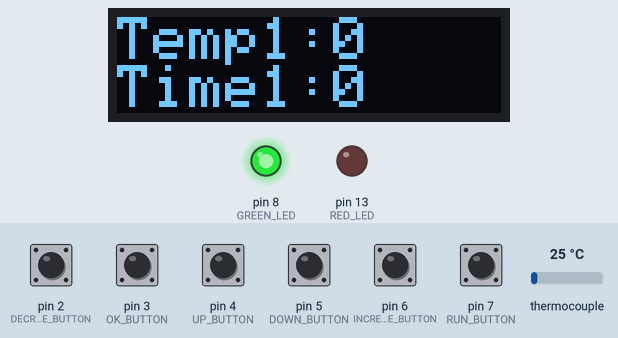
The sketch below on a simulated Arduino Uno, built with avr-gcc and run on an emulated ATmega328P. Shown: 128×32 one-colour display, output pins drawn as LEDs (lit = HIGH). The test bench sets the inputs (shaded band); at power-on: pin 2 (DECREASE_BUTTON), pin 3 (OK_BUTTON), pin 4 (UP_BUTTON), pin 5 (DOWN_BUTTON), pin 6 (INCREASE_BUTTON), pin 7 (RUN_BUTTON) HIGH, thermocouple 25 °C. At 9.2 s the program stops and its outputs stay as they are.

Above: at 6.2 s.
6.3 s: pin 3 (OK_BUTTON) pulled LOW for 0.15 s
At 6.71 s:
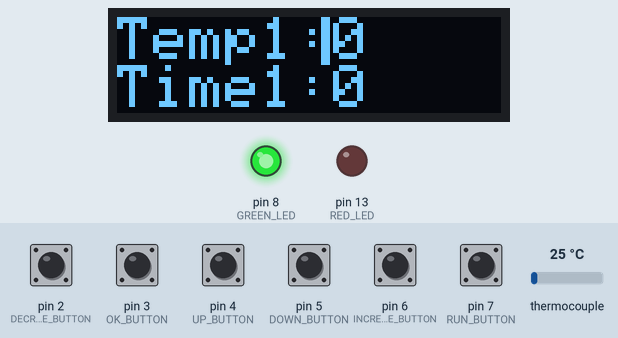
9.1 s: pin 7 (RUN_BUTTON) pulled LOW for 0.15 s
At 9.8 s:
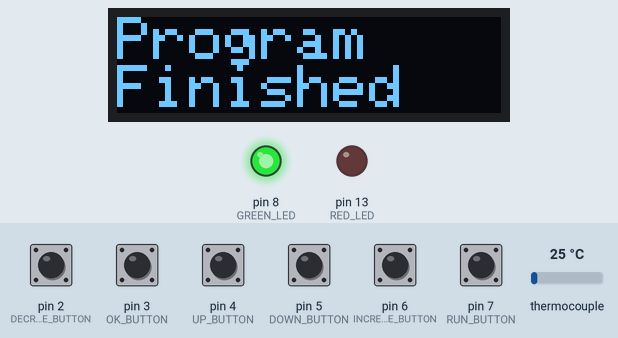
Timing chart, 0 to 10.7 s (numbered marks = the images above; inputs shaded):
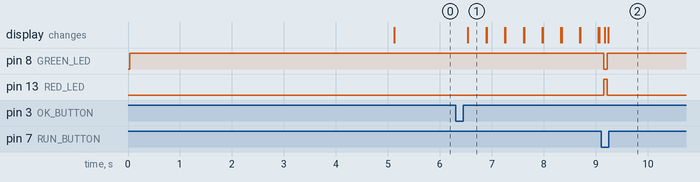

The sketch:

kiln-control.ino
```cpp
#include <SPI.h>
#include <Wire.h>
#include <PID_v1.h>
#include <max6675.h>
#include <Adafruit_SSD1306.h>

#define SCREEN_WIDTH 128
#define SCREEN_HEIGHT 32
#define SCREEN_ADDRESS 0x3D
#define OLED_RESET -1
#define CURSOR_WIDTH 3
#define CURSOR_HEIGHT 16
#define CURSOR_OFFSET 68

#define MAXDO 10
#define MAXCS 11
#define MAXCLK 12

#define SSR 9

#define OK_BUTTON 3
#define UP_BUTTON 4
#define DOWN_BUTTON 5
#define DECREASE_BUTTON 2
#define INCREASE_BUTTON 6
#define RUN_BUTTON 7

#define RED_LED 13
#define GREEN_LED 8

#define Kp 7
#define Ki 10
#define Kd 1
#define threshold 220

double input, setpoint, output;

struct TempTime {
  int temp;
  int time;
};

TempTime values[5] = { { 0, 0 }, { 0, 0 }, { 0, 0 }, { 0, 0 }, { 0, 0 } };

int selectedNumber = 0;
int valuesLength = sizeof(values) / sizeof(values[0]);
int numScreens = valuesLength + 1;
bool updateTemp = true;
bool updateValues = false;

unsigned long previousMillis = 0;
unsigned int timePassedMinutes = 0;
unsigned long lastReading = 0;

const unsigned int minute = 60000;      // 1 minute
const unsigned int second = 1000;       // 1 second
const unsigned int messageTime = 5000;  // 5 seconds

double startTemp;
double temp;


Adafruit_SSD1306 display(SCREEN_WIDTH, SCREEN_HEIGHT, &Wire, OLED_RESET);
MAX6675 thermocouple(MAXCLK, MAXCS, MAXDO);
PID myPID(&input, &output, &setpoint, Kp, Ki, Kd, DIRECT);

void (*reset)(void) = 0;

void displayMessage(String str1, String str2) {
  display.clearDisplay();
  display.setCursor(0, 0);
  display.println(str1);
  display.println(str2);
  display.display();
}

void checkValuesOnIncrease(int &value, int step, int upper = 1250) {
  if (value + step >= upper) {
    value = upper;
  } else {
    value += step;
  }
}

void checkValuesOnDecrease(int &value, int step, int lower = 0) {
  if (value - step <= lower) {
    value = lower;
  } else {
    value -= step;
  }
}

void setup() {
  Serial.begin(9600);

  display.begin(SSD1306_SWITCHCAPVCC, 0x3C);
  display.clearDisplay();
  display.setRotation(2);  // rotate 180
  display.setTextSize(2);
  display.setTextColor(WHITE);

  startTemp = thermocouple.readCelsius();
  setpoint = thermocouple.readCelsius();
  temp = thermocouple.readCelsius();
  output = 0;
  myPID.SetSampleTime(second);
  myPID.SetMode(AUTOMATIC);

  pinMode(UP_BUTTON, INPUT_PULLUP);
  pinMode(DOWN_BUTTON, INPUT_PULLUP);
  pinMode(INCREASE_BUTTON, INPUT_PULLUP);
  pinMode(DECREASE_BUTTON, INPUT_PULLUP);
  pinMode(OK_BUTTON, INPUT_PULLUP);
  pinMode(RUN_BUTTON, INPUT_PULLUP);

  pinMode(RED_LED, OUTPUT);
  pinMode(GREEN_LED, OUTPUT);

  digitalWrite(GREEN_LED, HIGH);
  digitalWrite(RED_LED, LOW);


  displayMessage("Kiln Ctrl", "Program");
  delay(messageTime);
}

void loop() {
  checkRun();
  checkOK();
  checkDown();
  checkUp();
  checkIncrease();
  checkDecrease();
  displayOnScreen();
  if (updateValues) {
    drawCursor();
  }
}


void pidControl(int temp, int time, double startTemp) {
  double tempRate;
  unsigned int lastReading = 0;

  while (thermocouple.readCelsius() < temp || setpoint < temp || time == 0 || output > threshold || isnan(output)) {

    if(isnan(output)){
      displayMessage("ERORR!", "Press Stop");
      while(1){}
    }

    if (millis() - lastReading > second) {
      lastReading = millis();
      displayMessage("Temp:", String(thermocouple.readCelsius()) + " C");
    }

    if (startTemp > temp || temp == 0) {
      break;
    }

    input = thermocouple.readCelsius();

    if (time == 0) {
      setpoint = temp;
    }

    if (temp > startTemp && time > 0) {
      tempRate = (temp - startTemp) / time;
    }

    if ((millis() - previousMillis) >= minute && time > 0) {

      previousMillis = millis();

      if ((setpoint + tempRate) >= temp) {
        setpoint = temp;
      } else {
        setpoint += tempRate;
      }
    }

    pidOutput();
  }
}

void lastValue(int temp, int time) {
  bool startTime = false;
  unsigned long previousTime = 0;
  unsigned long lastReading = 0;

  while (thermocouple.readCelsius() < temp || time != 0 || output > threshold || isnan(output)) {

    if(isnan(output)){
      displayMessage("ERORR!", "Press Stop");
      while(1){}
    }

    if (millis() - lastReading > second) {
      lastReading = millis();
      displayMessage("Temp:", String(thermocouple.readCelsius()) + " C");
    }

    input = thermocouple.readCelsius();
    setpoint = temp;
    pidOutput();

    if (thermocouple.readCelsius() >= temp && time > 0) {
      startTime = true;
    }

    if (startTime && (millis() - previousTime >= minute)) {

      previousTime = millis();

      timePassedMinutes++;

      if (timePassedMinutes >= time && output < threshold) {
        break;
      }
    }
  }
}

void pidOutput() {
  myPID.Compute();

  Serial.print("output: ");
  Serial.println(output);

  if (output > threshold) {
    analogWrite(SSR, 255);
  } else {
    analogWrite(SSR, 0);
  }
}

void checkRun() {
  if (digitalRead(RUN_BUTTON) == LOW) {
    digitalWrite(GREEN_LED, LOW);
    digitalWrite(RED_LED, HIGH);
    for (int i = 0; i < valuesLength; i++) {
      if (i < valuesLength - 1) {
        startTemp = i == 0 ? startTemp : values[i - 1].temp;
        pidControl(values[i].temp, values[i].time, startTemp);
      } else {
        lastValue(values[i].temp, values[i].time);
      }
    }
    digitalWrite(GREEN_LED, HIGH);
    digitalWrite(RED_LED, LOW);
    displayMessage("Program", "Finished");
    while (1) {}
  }
}

void checkOK() {
  if (digitalRead(OK_BUTTON) == LOW && selectedNumber < 5) {
    updateValues = !updateValues;  // toggle
    updateTemp = true;

    while (digitalRead(OK_BUTTON) == LOW) {}
  }
}

void displayOnScreen() {
  display.clearDisplay();
  display.setCursor(0, 0);

  for (int i = 0; i < numScreens; i++) {
    if (i == 5) {
      display.println("Temp:");
      display.println(String(temp) + " C");
      if (millis() - lastReading > second) {
        lastReading = millis();
        temp = thermocouple.readCelsius();
      }
    } else if (selectedNumber == i) {
      display.print("Temp" + String(i + 1) + ":");
      display.println(values[i].temp);
      display.print("Time" + String(i + 1) + ":");
      display.println(values[i].time);
    }
  }

  display.display();
}

void drawCursor() {
  int cursorX = CURSOR_OFFSET;
  int cursorY = updateTemp ? 0 : 16;
  display.fillRect(cursorX, cursorY, CURSOR_WIDTH, CURSOR_HEIGHT, INVERSE);
  display.display();
  delay(1);
  display.clearDisplay();
}

void checkDown() {
  if (digitalRead(DOWN_BUTTON) == LOW) {
    if (updateValues) {
      updateTemp = !updateTemp;
    } else {
      selectedNumber = (selectedNumber + 1) % numScreens;
    }

    while (digitalRead(DOWN_BUTTON) == LOW) {}
  }
}

void checkUp() {
  if (digitalRead(UP_BUTTON) == LOW) {
    if (updateValues) {
      updateTemp = !updateTemp;
    } else {
      selectedNumber = (selectedNumber + numScreens - 1) % numScreens;
    }

    while (digitalRead(UP_BUTTON) == LOW) {}
  }
}

void checkIncrease() {
  if (digitalRead(INCREASE_BUTTON) == LOW && updateValues) {
    if (updateTemp) {
      checkValuesOnIncrease(values[selectedNumber].temp, 5);
    } else {
      checkValuesOnIncrease(values[selectedNumber].time, 1, 1000);
    }
  }
  delay(30);  // to test again
}

void checkDecrease() {
  if (digitalRead(DECREASE_BUTTON) == LOW && updateValues) {
    if (updateTemp) {
      checkValuesOnDecrease(values[selectedNumber].temp, 5);
    } else {
      checkValuesOnDecrease(values[selectedNumber].time, 1);
    }
  }
  delay(30);
}
```

Measured:
- after the input at 6.3 s, the display: changes after 0.24 s (image 1)
- after the input at 9.1 s, pin 8 (GREEN_LED): HIGH → LOW after 0.05 s, → HIGH 0.06 s later; pin 13 (RED_LED): LOW → HIGH after 0.05 s, → LOW 0.06 s later; the display: first changes after 0.07 s (image 2 shows a later state)
